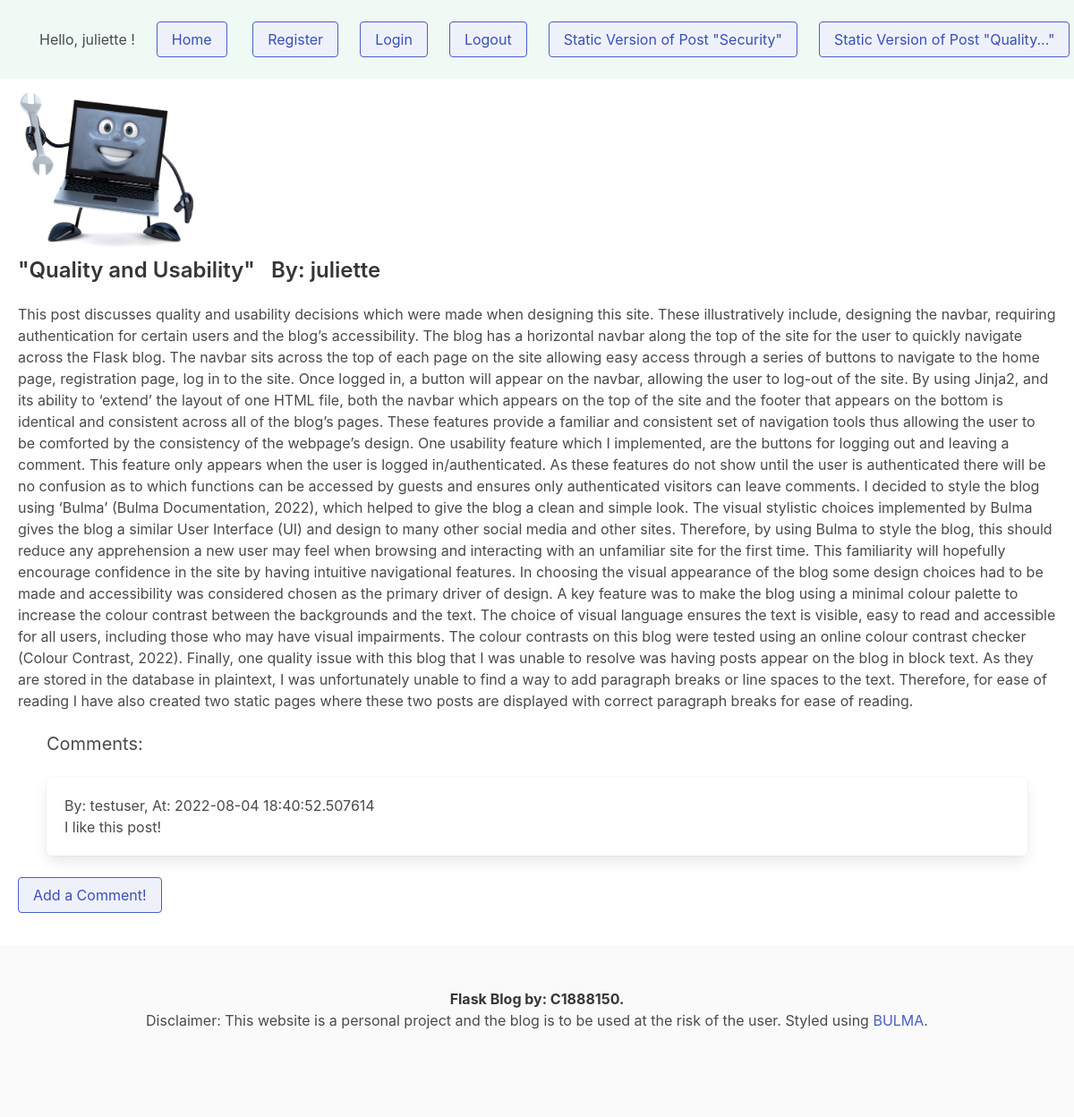
The app's page /post/2 (signed in) with its own data.
### blog/models.py (models this page shows, shortened)
class User(UserMixin,db.Model):
  id = db.Column(db.Integer, primary_key=True)
  first_name = db.Column(db.String(20), unique=False, nullable=False)
  last_name = db.Column(db.String(20), unique=False, nullable=False)
  email = db.Column(db.String(100), unique=True, nullable=False)
  hashed_password=db.Column(db.String(128))
  post = db.relationship('Post', backref='user', lazy=True)
  comment = db.relationship('Comments', backref='user', lazy=True)
  @property
  def password(self):
    raise AttributeError('Password is not readable.')

class Post(db.Model):
  id = db.Column(db.Integer, primary_key=True)
  date = db.Column(db.DateTime, nullable=False, default=datetime.utcnow)
  title = db.Column(db.Text, nullable=False)
  content_summary = db.Column(db.Text, nullable=False)
  content = db.Column(db.Text, nullable=False)
  image_file = db.Column(db.String(40), nullable=False, default='default.jpg')
  author_id = db.Column(db.Integer, db.ForeignKey('user.id'), nullable=False)

class Comments(db.Model):
  id = db.Column(db.Integer, primary_key=True)
  date = db.Column(db.DateTime, nullable=False, default=datetime.utcnow)
  body = db.Column(db.Text, nullable=False)
  author_id = db.Column(db.Integer, db.ForeignKey('user.id'), nullable=True)
  post_id = db.Column(db.Integer, db.ForeignKey('post.id'), nullable=True)

### blog/routes.py (the view)
@app.route("/post/<int:post_id>", methods=['GET','POST'])
def post(post_id):
  post=Post.query.get_or_404(post_id)
  comments_post = Comments.query.filter_by(post_id=post_id).all()
  return render_template('post.html',title=post.title,post=post, comments_post=comments_post)

### blog/models.py (called while the page is built)
@login_manager.user_loader
def load_user(user_id):
  return User.query.get(int(user_id))

### blog/templates/post.html (shortened to what this page needs)
{% extends "layout.html" %}
{% block content %}
<br>
<div class="container is-fluid">
    <img src="{{ url_for('static', filename='img/' + post.image_file) }}" width="200" height="200">
<h1 class="title is-4">"{{ post.title }}" &nbsp By: {{ post.user.first_name }}</h1>
<p>
    {{post.content}}</p>
<br>
<div class="container is-fluid">
    <h1 class="subtitle">Comments:</h1>
{% for comment in comments_post %}
<div class="box">
<p> By: {{ comment.user.first_name }}, At: {{ comment.date}} </p>
    <p>{{ comment.body }}</p>
</div>
{% endfor %}
</div>
{% if current_user.is_authenticated %}
<br>
<div class id=commentbutton>
    <a href="{{ url_for('addcomment', post_id=post.id) }}", class = "button is-link is-primary is-light is-outlined">Add a Comment!</a>&nbsp
</div>
{% endif %}
</div>
<br>
{% endblock content %}

### blog/templates/layout.html (shortened to what this page needs)
<!DOCTYPE html>
<html>
<head>
<link rel="stylesheet" href="https://cdn.jsdelivr.net/npm/bulma@0.9.4/css/bulma.min.css">
</head>
<nav class="navbar has-background-success-light	is-spaced	">
<div class="navbar-brand">
    <div class="navbar-item">
  {% if current_user.is_anonymous %}
  Hello, guest !
  {% else %}
  Hello, {{ current_user.first_name }} !
  {% endif %}
</div>
</div>
<div class="navbar-item">
<a href="{{ url_for('home') }}" class="button is-link is-primary is-light is-outlined">Home</a>&nbsp
</div>
<div class="navbar-item">
<a href="{{ url_for('register') }}" class="button is-link is-primary is-light is-outlined">Register</a>
</div>
<div class="navbar-item">
<a href="{{ url_for('login') }}" class="button is-link is-primary is-light is-outlined">Login</a>
</div>
{% if current_user.is_authenticated %}
<div class="navbar-item">
<a href="{{ url_for('logout') }}" class="button is-link is-primary is-light is-outlined">Logout</a>
</div>
{% endif %}
<div class="navbar-item">
  <a href="{{ url_for('staticposts') }}" class="button is-link is-primary is-light is-outlined">Static Version of Post "Security"</a>
  </div>
  <div class="navbar-item">
    <a href="{{ url_for('quality_usability') }}" class="button is-link is-primary is-light is-outlined">Static Version of Post "Quality..."</a>
    </div>
</nav>
<body>
<div class="columns is-flex-direction-column is-fullheight-100vh">
{% block content %}
{% endblock %}
</div>
</body>
  <footer class="footer is-align-items-self-end">
    <div class="content has-text-centered">
      <p>
        <strong>Flask Blog by: C1888150.</strong> <br> Disclaimer: This website is a personal project and the blog is to be used at the risk of the user.
         Styled using <a href="http://creativecommons.org/licenses/by-nc-sa/4.0/">BULMA</a>.
      </p>
    </div>
  </footer>
</html>

### records on screen
User: first_name "juliette", user.first_name "juliette"
Post: image_file (picture), title "Quality and Usability", content "This post discusses quality and usability decisions which were made when designing this site. These illustratively include, designing the navbar, requiring authentication for certain users and the blog’s accessibility. The blog has a horizontal navbar along the top of the site for the user to quickly navigate across the Flask blog. The navbar sits across the top of each page on the site allowing easy access through a series of buttons to navigate to the home page, registration page, log in to the site. Once logged in, a button will appear on the navbar, allowing the user to log-out of the site. By using Jinja2, and its ability to ‘extend’ the layout of one HTML file, both the navbar which…"
Comments: user.first_name "testuser", date "2022-08-04 18:40:52.507614", body "I like this post!"
